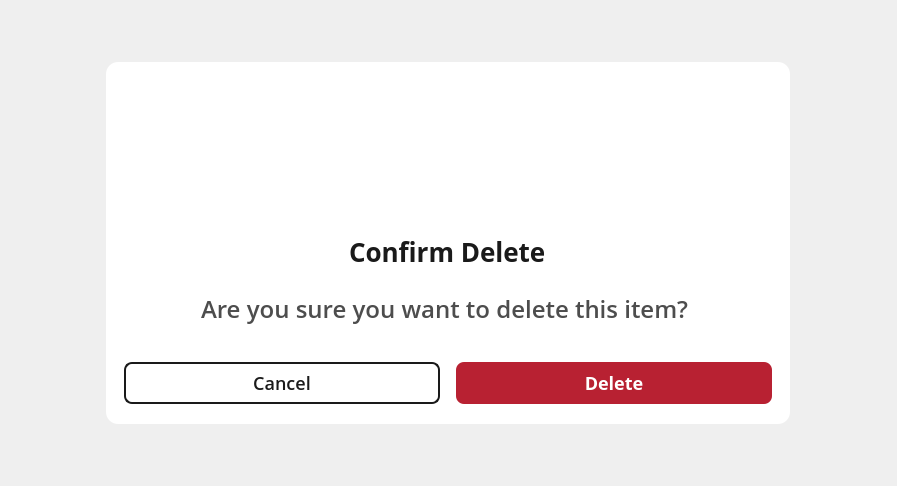
<?xml version="1.0" encoding="UTF-8"?>
<ui version="4.0">
 <class>DeleteDialog</class>
 <widget class="QDialog" name="DeleteDialog">
  <property name="geometry">
   <rect>
    <x>0</x>
    <y>0</y>
    <width>897</width>
    <height>486</height>
   </rect>
  </property>
  <property name="windowTitle">
   <string>Dialog</string>
  </property>
  <layout class="QHBoxLayout" name="horizontalLayout_3">
   <item>
    <widget class="QWidget" name="dialogContainer" native="true">
     <property name="sizePolicy">
      <sizepolicy hsizetype="Fixed" vsizetype="Fixed">
       <horstretch>0</horstretch>
       <verstretch>0</verstretch>
      </sizepolicy>
     </property>
     <property name="minimumSize">
      <size>
       <width>684</width>
       <height>362</height>
      </size>
     </property>
     <property name="maximumSize">
      <size>
       <width>684</width>
       <height>362</height>
      </size>
     </property>
     <property name="styleSheet">
      <string notr="true">#dialogContainer {
	border-radius: 12px;
	background-color: white;
}</string>
     </property>
     <layout class="QVBoxLayout" name="verticalLayout_5">
      <property name="spacing">
       <number>0</number>
      </property>
      <property name="leftMargin">
       <number>0</number>
      </property>
      <property name="topMargin">
       <number>0</number>
      </property>
      <property name="rightMargin">
       <number>0</number>
      </property>
      <property name="bottomMargin">
       <number>18</number>
      </property>
      <item>
       <widget class="QWidget" name="widget" native="true">
        <property name="minimumSize">
         <size>
          <width>0</width>
          <height>64</height>
         </size>
        </property>
        <property name="maximumSize">
         <size>
          <width>16777215</width>
          <height>64</height>
         </size>
        </property>
        <property name="styleSheet">
         <string notr="true">background-color: rgba(255, 255, 255, 0);</string>
        </property>
        <layout class="QHBoxLayout" name="horizontalLayout">
         <property name="spacing">
          <number>18</number>
         </property>
         <property name="leftMargin">
          <number>18</number>
         </property>
         <property name="topMargin">
          <number>16</number>
         </property>
         <property name="rightMargin">
          <number>18</number>
         </property>
         <property name="bottomMargin">
          <number>16</number>
         </property>
         <item>
          <widget class="QLabel" name="dialogTitle">
           <property name="styleSheet">
            <string notr="true">color: black;
font-family: Open Sans;
font-weight: 500;
font-size: 22px;
line-height: 30px;
letter-spacing: 0%;
</string>
           </property>
           <property name="text">
            <string/>
           </property>
          </widget>
         </item>
         <item>
          <widget class="QToolButton" name="closeButton">
           <property name="text">
            <string/>
           </property>
           <property name="icon">
            <iconset resource="../../../../Resources/Resources.qrc">
             <normaloff>:/images/Project/cross-icon.svg</normaloff>:/images/Project/cross-icon.svg</iconset>
           </property>
           <property name="iconSize">
            <size>
             <width>32</width>
             <height>32</height>
            </size>
           </property>
           <property name="autoRaise">
            <bool>true</bool>
           </property>
          </widget>
         </item>
        </layout>
       </widget>
      </item>
      <item>
       <widget class="QWidget" name="widget_2" native="true">
        <property name="sizePolicy">
         <sizepolicy hsizetype="Preferred" vsizetype="Maximum">
          <horstretch>0</horstretch>
          <verstretch>0</verstretch>
         </sizepolicy>
        </property>
        <layout class="QVBoxLayout" name="verticalLayout_2">
         <property name="spacing">
          <number>14</number>
         </property>
         <property name="leftMargin">
          <number>18</number>
         </property>
         <property name="topMargin">
          <number>0</number>
         </property>
         <property name="rightMargin">
          <number>18</number>
         </property>
         <property name="bottomMargin">
          <number>32</number>
         </property>
         <item alignment="Qt::AlignmentFlag::AlignHCenter">
          <widget class="QWidget" name="widget_3" native="true">
           <property name="minimumSize">
            <size>
             <width>88</width>
             <height>88</height>
            </size>
           </property>
           <property name="maximumSize">
            <size>
             <width>88</width>
             <height>88</height>
            </size>
           </property>
           <property name="styleSheet">
            <string notr="true">background-image: url(:/images/Project/delete-dlg-icon.svg);</string>
           </property>
          </widget>
         </item>
         <item alignment="Qt::AlignmentFlag::AlignHCenter">
          <widget class="QLabel" name="confirmTitleLabel">
           <property name="minimumSize">
            <size>
             <width>0</width>
             <height>44</height>
            </size>
           </property>
           <property name="maximumSize">
            <size>
             <width>16777215</width>
             <height>44</height>
            </size>
           </property>
           <property name="styleSheet">
            <string notr="true">color: #1A1A1A;
font-family: Open Sans;
font-weight: 600;
font-size: 26px;
line-height: 44px;
letter-spacing: 0%;
text-align: center;
</string>
           </property>
           <property name="text">
            <string>Confirm Delete</string>
           </property>
          </widget>
         </item>
         <item alignment="Qt::AlignmentFlag::AlignHCenter">
          <widget class="QLabel" name="label">
           <property name="sizePolicy">
            <sizepolicy hsizetype="Preferred" vsizetype="Maximum">
             <horstretch>0</horstretch>
             <verstretch>0</verstretch>
            </sizepolicy>
           </property>
           <property name="minimumSize">
            <size>
             <width>0</width>
             <height>41</height>
            </size>
           </property>
           <property name="maximumSize">
            <size>
             <width>16777215</width>
             <height>41</height>
            </size>
           </property>
           <property name="styleSheet">
            <string notr="true">color: #4D4D4D;
font-family: Open Sans;
font-weight: 500;
font-size: 24px;
line-height: 34px;
letter-spacing: 0%;
text-align: center;
</string>
           </property>
           <property name="text">
            <string>Are you sure you want to delete this item? </string>
           </property>
          </widget>
         </item>
        </layout>
       </widget>
      </item>
      <item>
       <widget class="QWidget" name="bottomGroup" native="true">
        <property name="sizePolicy">
         <sizepolicy hsizetype="Preferred" vsizetype="Fixed">
          <horstretch>0</horstretch>
          <verstretch>0</verstretch>
         </sizepolicy>
        </property>
        <property name="minimumSize">
         <size>
          <width>0</width>
          <height>42</height>
         </size>
        </property>
        <property name="maximumSize">
         <size>
          <width>16777215</width>
          <height>42</height>
         </size>
        </property>
        <layout class="QHBoxLayout" name="horizontalLayout_2">
         <property name="spacing">
          <number>16</number>
         </property>
         <property name="leftMargin">
          <number>18</number>
         </property>
         <property name="topMargin">
          <number>0</number>
         </property>
         <property name="rightMargin">
          <number>18</number>
         </property>
         <property name="bottomMargin">
          <number>0</number>
         </property>
         <item>
          <widget class="QPushButton" name="cancelButton">
           <property name="sizePolicy">
            <sizepolicy hsizetype="Preferred" vsizetype="Preferred">
             <horstretch>0</horstretch>
             <verstretch>0</verstretch>
            </sizepolicy>
           </property>
           <property name="minimumSize">
            <size>
             <width>0</width>
             <height>42</height>
            </size>
           </property>
           <property name="maximumSize">
            <size>
             <width>16777215</width>
             <height>42</height>
            </size>
           </property>
           <property name="styleSheet">
            <string notr="true">QPushButton {
	background: white;
	border: 2px solid #1A1A1A;
	border-radius: 8px;
	font-family: Open Sans;
	font-weight: 500;
	font-size: 18px;
	color: #1A1A1A;
}

QPushButton:hover {
    background-color: #D6ECFF;
}

QPushButton:pressed {
    background-color: #B7DCFF;
    padding-top: 2px;
	padding-left: 2px;
}</string>
           </property>
           <property name="text">
            <string>Cancel</string>
           </property>
          </widget>
         </item>
         <item>
          <widget class="QPushButton" name="deleteButton">
           <property name="sizePolicy">
            <sizepolicy hsizetype="Preferred" vsizetype="Fixed">
             <horstretch>0</horstretch>
             <verstretch>0</verstretch>
            </sizepolicy>
           </property>
           <property name="minimumSize">
            <size>
             <width>0</width>
             <height>42</height>
            </size>
           </property>
           <property name="maximumSize">
            <size>
             <width>16777215</width>
             <height>42</height>
            </size>
           </property>
           <property name="styleSheet">
            <string notr="true">QPushButton {
	background: #B82132;
	border: none;
	border-radius: 8px;
	font-family: Open-Sans;
	font-weight: 500;
	font-size: 18px;
	color: white;
}

QPushButton:hover {
    background-color: #9F1D2C;
}

QPushButton:pressed {
    background-color: #7F1723;
    padding-top: 2px;
	padding-left: 2px;
}</string>
           </property>
           <property name="text">
            <string>Delete</string>
           </property>
          </widget>
         </item>
        </layout>
       </widget>
      </item>
     </layout>
    </widget>
   </item>
  </layout>
 </widget>
 <resources>
  <include location="../../../../Resources/Resources.qrc"/>
 </resources>
 <connections>
  <connection>
   <sender>cancelButton</sender>
   <signal>clicked()</signal>
   <receiver>DeleteDialog</receiver>
   <slot>onCancelButtonClicked()</slot>
   <hints>
    <hint type="sourcelabel">
     <x>281</x>
     <y>382</y>
    </hint>
    <hint type="destinationlabel">
     <x>448</x>
     <y>242</y>
    </hint>
   </hints>
  </connection>
  <connection>
   <sender>closeButton</sender>
   <signal>clicked()</signal>
   <receiver>DeleteDialog</receiver>
   <slot>onCloseButtonClicked()</slot>
   <hints>
    <hint type="sourcelabel">
     <x>751</x>
     <y>94</y>
    </hint>
    <hint type="destinationlabel">
     <x>448</x>
     <y>242</y>
    </hint>
   </hints>
  </connection>
  <connection>
   <sender>deleteButton</sender>
   <signal>clicked()</signal>
   <receiver>DeleteDialog</receiver>
   <slot>onDeleteButtonClicked()</slot>
   <hints>
    <hint type="sourcelabel">
     <x>613</x>
     <y>382</y>
    </hint>
    <hint type="destinationlabel">
     <x>448</x>
     <y>242</y>
    </hint>
   </hints>
  </connection>
 </connections>
 <slots>
  <slot>onDeleteButtonClicked()</slot>
  <slot>onCancelButtonClicked()</slot>
  <slot>onCloseButtonClicked()</slot>
 </slots>
</ui>
